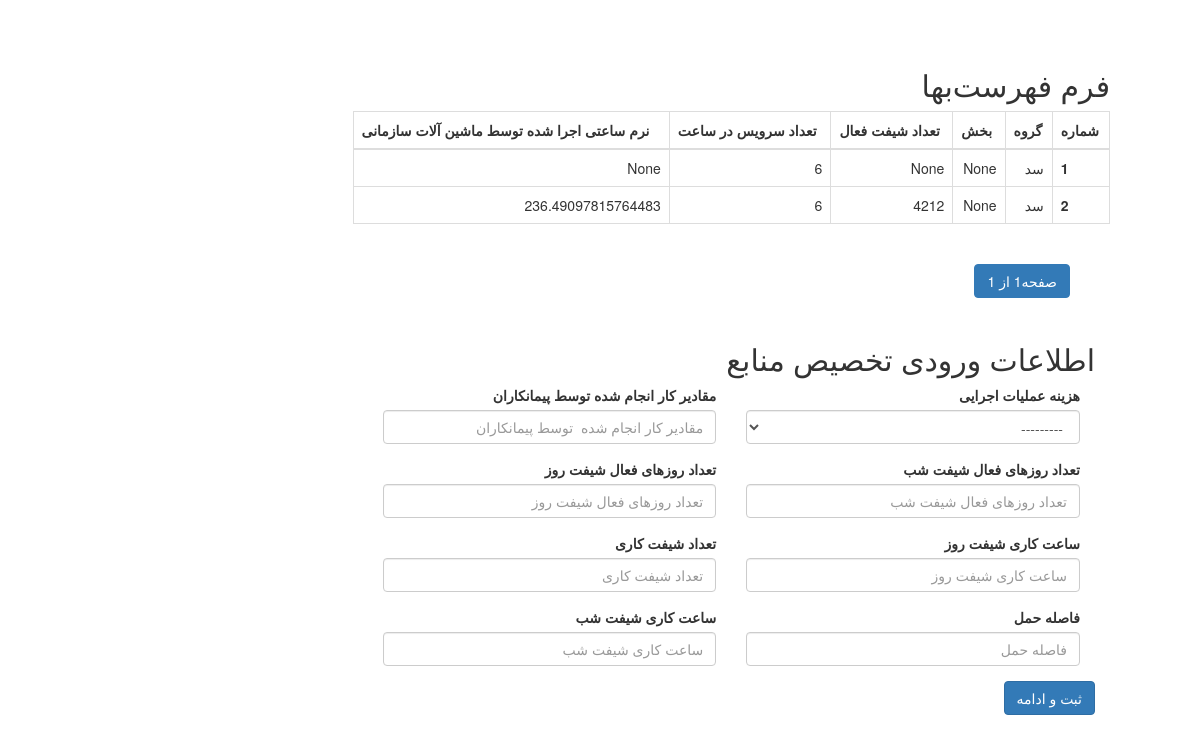
Page /ResourceAllocationForm/ on the earlier database version.
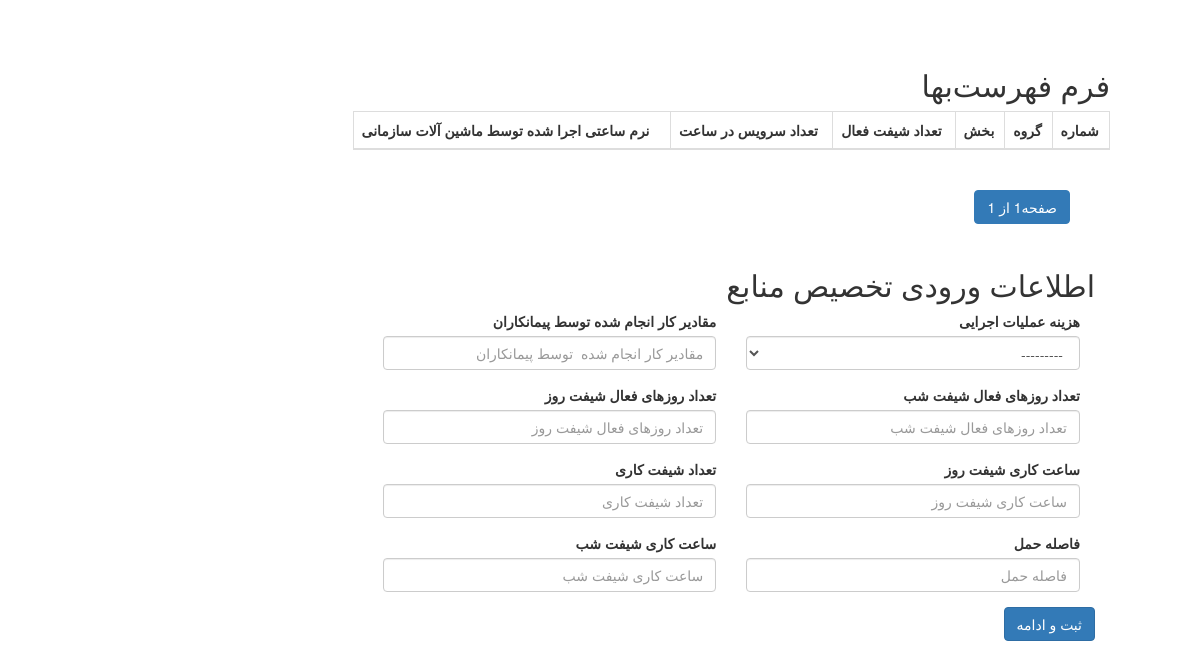
Same page on the later database version.
### implementation/models.py (models this page shows, shortened)
class BaseModel(models.Model):
    created_at = models.DateTimeField(auto_now_add=True, verbose_name=_("تاریخ ثبت"))
    updated_at = models.DateTimeField(auto_now=True, verbose_name=_("تاریخ بروزرسانی "))
    class Meta:
        abstract = True

class ResourceAllocation(BaseModel):
    performance = models.ForeignKey(Performance, on_delete=models.CASCADE)
    amounts_total_work_contractors = models.IntegerField(
        blank=True, null=True, verbose_name=_("مقادیر کار انجام شده توسط پیمانکاران (ریال)"))
    active_day_shift = models.IntegerField(blank=True, null=True, verbose_name=_("تعداد روزهای فعال شیفت روز"))
    active_night_shift = models.IntegerField(blank=True, null=True, verbose_name=_("تعداد روزهای فعال شیفت شب"))
    number_work_shifts = models.CharField(max_length=250, blank=True, null=True, verbose_name=_("تعداد شیفت کاری"))
    day_shift_hours = models.IntegerField(blank=True, null=True, verbose_name=_("ساعت کاری شیفت روز"))
    night_shift_hours = models.IntegerField(blank=True, null=True, verbose_name=_("ساعت کاری شیفت شب"))
    number_active_shifts = models.IntegerField(blank=True, null=True, verbose_name=_("تعداد شیفت فعال"))
    carrying_distance = models.FloatField(blank=True, null=True, verbose_name=_("فاصله حمل"))
    number_services_hour = models.IntegerField(blank=True, null=True, verbose_name=_("تعداد سرویس در ساعت"))
    hours_normal_implement_enterprise_machines = models.FloatField(
        blank=True, null=True, verbose_name=_("نرم ساعتی اجرا شده توسط ماشین آلات سازمانی"))
    impact_factor = models.FloatField(blank=True, null=True, verbose_name=_("ضریب تأثیر"))
    calc_bulldozer = models.IntegerField(blank=True, null=True, verbose_name=_("محاصبه بلدوزر"))
    calc_loader = models.IntegerField(blank=True, null=True, verbose_name=_("محاصبه لودر"))
    calc_bil_micanici = models.IntegerField(blank=True, null=True, verbose_name=_("محاصبه بیل میکانیکی"))
    class Meta:
        verbose_name = _("اطلاعات ورودی تخصیص منابع")
        verbose_name_plural = _("اطلاعاتهای ورودی تخصیص منابع ")

class Performance(BaseModel):
    group = models.CharField(max_length=250, blank=True, null=True, verbose_name=_("گروه احجام اجرایی"))
    part = models.CharField(max_length=250, blank=True, null=True, verbose_name=_("بخش "))
    typeـoperation = models.CharField(max_length=250, blank=True, null=True, verbose_name=_("نوع عملیات"))
    unit = models.CharField(max_length=250, blank=True, null=True, verbose_name=_("واحد"))
    amounts = models.IntegerField(blank=True, null=True, verbose_name=_("مقادیر"))
    def __str__(self):
        return f'{self.group} {self.typeـoperation}'
    class Meta:
        verbose_name = _("احجام اجرایی پروژه")
        verbose_name_plural = _("احجام اجرایی پروژها")

### implementation/views.py (the view, shortened to what this page needs)
# urls.py: path('ResourceAllocationForm/', ResourceAllocationFormViews.as_view(), name="ResourceAllocation_Form"),
class ResourceAllocationFormViews(ListView):
    template_name = 'implementation/ResourceAllocation.html'
    model = ResourceAllocation
    form_class = ResourceAllocationForm
    context_object_name = 'ResourceAllocation'
    paginate_by = 10
    def get_context_data(self, **kwargs):
        form = self.form_class()
        context = super().get_context_data(**kwargs)
        context['form'] = form
        return context

### implementation/forms.py
class ResourceAllocationForm(ModelForm):
    class Meta:
        model = ResourceAllocation
        fields = [
            "performance",
            "amounts_total_work_contractors", "active_day_shift",
            "active_night_shift", "number_work_shifts",
            "day_shift_hours", "night_shift_hours",
            "carrying_distance", "number_services_hour",
        ]

### templates/implementation/ResourceAllocation.html (shortened to what this page needs)
{% extends "main.html" %}
{% load static %}
{% block Tabel %}
    <h2>فرم فهرست‌بها</h2>
    <table class="table table-bordered">
        <thead>
        <tr>
            <th scope="col">شماره</th>
            <th scope="col">گروه</th>
            <th scope="col">بخش</th>
            <th scope="col">تعداد شیفت فعال</th>
            <th scope="col"> تعداد سرویس در ساعت</th>
            <th scope="col">نرم ساعتی اجرا شده توسط ماشین آلات سازمانی</th>
        </tr>
        </thead>
        <tbody>
        {% for resourceallocationin in ResourceAllocation %}
            <tr>
                <th scope="row">{{ resourceallocationin.id }}</th>
                <td>{{ resourceallocationin.performance.group }}</td>
                <td>{{ resourceallocationin.performance.part }}</td>
                <td>{{ resourceallocationin.number_active_shifts }}</td>
                <td>{{ resourceallocationin.number_services_hour }}</td>
                <td>{{ resourceallocationin.hours_normal_implement_enterprise_machines }}</td>
            </tr>
        {% endfor %}
        </tbody>
    </table>
{% endblock %}
{% block Forms %}
    <h2>اطلاعات ورودی تخصیص منابع</h2>
    <form action="{% url 'implementation:ResourceAllocation_Form' %}" method="post">
        <div class="form-row">
            {% if not source_form %}
                <div class="form-group col-md-6">
                    <label for="inputEmail4">مقادیر کار انجام شده توسط پیمانکاران</label>
                    <input type="text" class="form-control" name="amounts_total_work_contractors"
                           placeholder="مقادیر کار انجام شده  توسط پیمانکاران">
                </div>
                <div class="form-group col-md-6">
                    <label for="inputPassword4">هزینه عملیات اجرایی</label>
                    <select class="form-control" name="performance">
                        {% for performance in form.performance %}
                            <option>{{ performance }}</option>
                        {% endfor %}
                    </select>
                </div>
                <div class="form-group col-md-6">
                    <label for="inputPassword4"> تعداد روزهای فعال شیفت روز </label>
                    <input type="text" class="form-control" name="active_day_shift"
                           placeholder="تعداد روزهای فعال شیفت روز">
                </div>
                <div class="form-group col-md-6">
                    <label for="inputEmail4">تعداد روزهای فعال شیفت شب</label>
                    <input type="text" class="form-control" name="active_night_shift"
                           placeholder="تعداد روزهای فعال شیفت شب">
                </div>
                <div class="form-group col-md-6">
                    <label for="inputPassword4">تعداد شیفت کاری</label>
                    <input type="text" class="form-control" name="number_work_shifts" placeholder="تعداد شیفت کاری">
                </div>
                <div class="form-group col-md-6">
                    <label for="inputEmail4">ساعت کاری شیفت روز</label>
                    <input type="text" class="form-control" name="day_shift_hours" placeholder="ساعت کاری شیفت روز">
                </div>
                <div class="form-group col-md-6">
                    <label for="inputPassword4">ساعت کاری شیفت شب</label>
                    <input type="text" class="form-control" name="night_shift_hours" placeholder="ساعت کاری شیفت شب">
                </div>
                <div class="form-group col-md-6">
                    <label for="inputEmail4">فاصله حمل</label>
                    <input type="text" class="form-control" name="carrying_distance" placeholder="فاصله حمل">
                </div>
            <button type="submit" class="btn btn-primary" name="save_next" value="True">ثبت و ادامه</button>
        {% endif %}
        </div>
    </form>
{% endblock %}

Differences in the rows shown:
removed ResourceAllocation: id "1", performance.group "سد", performance.part "None", number_active_shifts "None", number_services_hour "6", hours_normal_implement_enterprise_machines "None"
removed ResourceAllocation: id "2", performance.group "سد", performance.part "None", number_active_shifts "4212", number_services_hour "6", hours_normal_implement_enterprise_machines "236.49097815764483"
